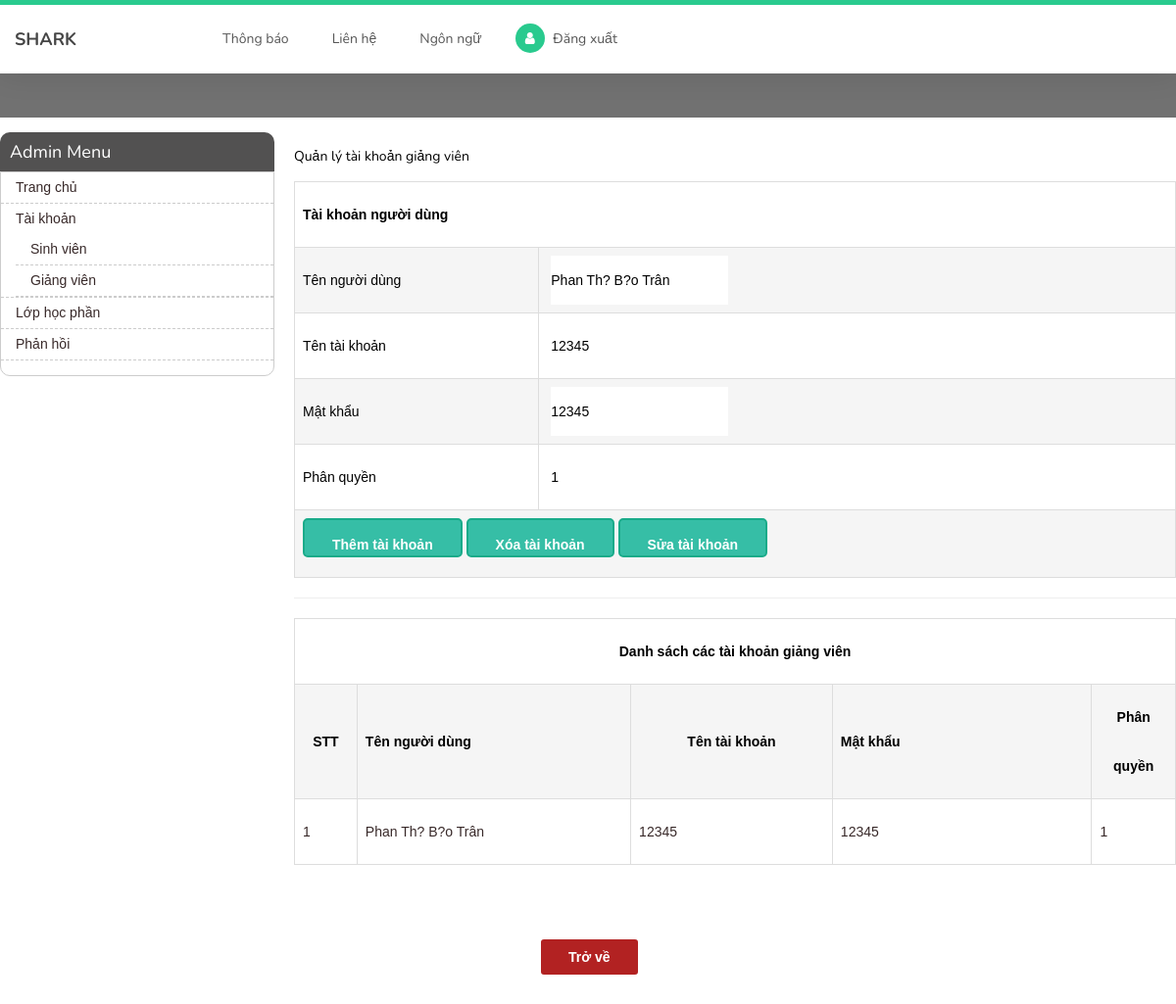
Screenshot of /admin/dstkgv.php?id=1 with the database file from the repository.
### tables this page shows
CREATE TABLE `giangvien` (
  `id` int(100) unsigned NOT NULL auto_increment,
  `user` int(11) NOT NULL,
  `password` varchar(255) NOT NULL,
  `ten` varchar(255) NOT NULL,
  `email` varchar(255) NOT NULL,
  `phanquyen` int(11) NOT NULL,
  PRIMARY KEY  (`id`,`user`),
  KEY `ten` (`ten`)
);

### admin/dstkgv.php (the view, shortened to what this page needs)
<?php
include("clstmdt.php");
$p= new tmdt();
$layid=0;
if(isset($_REQUEST['id']))
{
	$layid=$_REQUEST['id'];
}
?>
<!DOCTYPE html>
<html lang="en">
<head>
     <link rel="stylesheet" href="css/bootstrap.min.css">
     <link rel="stylesheet" href="css/font-awesome.min.css">
     <link rel="stylesheet" href="css/owl.carousel.css">
     <link rel="stylesheet" href="css/owl.theme.default.min.css">
     <link rel="stylesheet" href="css/css.css">
     <link rel="stylesheet" type="text/css" href="css/main.css">
     <link rel="stylesheet" type="text/css" href="css/admin_style.css">
     <link rel="stylesheet" href="css/templatemo-style.css">
</head>
<body id="top" data-spy="scroll" data-target=".navbar-collapse" data-offset="50">
     <section class="navbar custom-navbar navbar-fixed-top" role="navigation">
          <div class="container">
               <div class="navbar-header">
                    <a href="#" class="navbar-brand">SHARK</a>
               </div>
               <div class="collapse navbar-collapse">
                    <ul class="nav navbar-nav navbar-nav-first">
                         <li><a href="#testimonial" class="smoothScroll">Thông báo</a></li>
                         <li><a href="#contact" class="smoothScroll">Liên hệ</a></li>
                         <li><a href="" class="smoothScroll">Ngôn ngữ</a></li>
                    </ul>
                    <ul class="nav navbar-nav navbar-right">
                         <li><a href="login.php"><i class="fa fa-user"><?php echo $tenadmin ; ?></i> Đăng xuất</a></li>
                    </ul>
               </div>
          </div>
     </section>
 <div id="admin-heading-panel">
            <div id="content-wrapper">
                <div class="container">
                    <div class="left-menu">
                        <div class="menu-heading">Admin Menu</div>
                        <div class="menu-items">
                            <ul>
                                <li><a href="admin.php">Trang chủ</a></li>
                                <li><a href="">Tài khoản</a>
                                        <ul>
                                            <li>
                                                <a href="dstksv.php">Sinh viên</a>
                                            </li>
                                            <li>
                                                <a href="dstkgv.php">Giảng viên</a>
                                            </li>
                                        </ul>
                                <li><a href="taolhp.php">Lớp học phần</a></li>
                                <li><a href="#">Phản hồi</a></li>
                            </ul>
                        </div>
                    </div>
               <div class="main-content">
                    Quản lý tài khoản giảng viên
                    <form id="form1" name="form1" method="post" action="">
  <table width="600" border="1" align="center">
    <tr>
      <td colspan="2" align="center"><strong>Tài khoản người dùng</strong></td>
    </tr>
    <tr>
      <td width="162">Tên người dùng</td>
      <td width="422" align="left"><label for="txtten"></label>
      <input name="txtten" type="text" id="txtten" value="<?php echo $p->chonlay("select ten from giangvien where id='$layid' limit 1")?>" />
      <input name="txtid" type="hidden" id="txtid" value="<?php echo $layid;?>" /></td>
    </tr>
    <tr>
      <td>Tên tài khoản</td>
      <td align="left"><label for="txttk"></label>
      <input name="txttk" type="text" id="txttk" value="<?php echo $p->chonlay("select user from giangvien where id='$layid' limit 1")?>" /></td>
    </tr>
    <tr>
      <td>Mật khẩu</td>
      <td align="left"><label for="txtpass"></label>
      <input name="txtpass" type="text" id="txtpass" value="<?php echo $p->chonlay("select password from giangvien where id='$layid' limit 1")?>" /></td>
    </tr>
    <tr>
      <td>Phân quyền</td>
      <td align="left"><label for="txtphanquyen"></label>
      <input name="txtphanquyen" type="text" id="txtphanquyen" value="<?php echo $p->chonlay("select phanquyen from giangvien where id='$layid' limit 1")?>" /></td>
    </tr>
    <tr style="text-align:center">
      <td colspan="2" align="center"><input type="submit" name="nut" id="nut" value="Thêm tài khoản" />
      <input type="submit" name="nut" id="nut" value="Xóa tài khoản" />
      <input type="submit" name="nut" id="nut" value="Sửa tài khoản" /></td>
    </tr>
  </table>
</form>
<hr/>
<?php
$p->load_ds_gv("select * from giangvien order by id desc")
?>
<br>
 <p style=" margin-left:250px"><a href="admin.php"><input type="submit" class="return" value="Trở về"/></a></p>
          </div>
     </div>
</div>
</div>
</body>
</html>

### admin/clstmdt.php (shortened to what this page needs)
<?php
class tmdt extends upfile
{
	private function connect()
	{
		$con=mysql_connect("localhost","daohuynh","123456");
		if(!$con)
		{
			echo 'Không thể kết nối csdl';
			exit();
		}
		else
		{
			return $con;
		}
	}
	public function load_ds_gv($sql)
	{
		$link=$this->connect();
		$ketqua=mysql_query($sql, $link);
		$i=mysql_num_rows($ketqua);
		if($i>0)
		{
			echo ' <table width="1064" border="1" align="center">
					<tr>
					  <td colspan="8" style="text-align:center"><strong>Danh sách các tài khoản giảng viên</strong></td>
					</tr>
					<tr>
					  <td style="text-align:center" width="10" align="center"><strong>STT</strong></td>
					  <td width="190" align="center"><strong>Tên người dùng</strong></td>
					  <td width="140" style="text-align:center"><strong>Tên tài khoản</strong></td>
					  <td width="180" ><strong>Mật khẩu</strong></td>
					  <td width="40" style="text-align:center" align="center"><strong>Phân quyền</strong></td>
					</tr>';
					$dem=1;
			while($row=mysql_fetch_array($ketqua))
			{
				$id=$row['id'];
				$tengv=$row['ten'];
				$tkhoan=$row['user'];
				$mkhau=$row['password'];
				$phanquyen=$row['phanquyen'];
				echo'  <tr align="center" valign="middle">
						  <td align="center"><a href="?id='.$id.'">'.$dem.'</a></td>
						  <td align="center"><a href="?id='.$id.'">'.$tengv.'</a></td>
						  <td align="center"><a href="?id='.$id.'">'.$tkhoan.'</a></td>
						  <td align="center"><a href="?id='.$id.'">'.$mkhau.'</a></td>
						  <td align="center"><a href="?id='.$id.'">'.$phanquyen.'</a></td>
						</tr>';
						$dem++;
			}
			echo'</table>';
		}
		else
		{
			echo'Không có dữ liệu.';
		}
	}
	public function chonlay($sql)
	{
			$link=$this->connect();
			$ketqua=mysql_query($sql,$link);
			$i=mysql_num_rows($ketqua);
			$kq='';
			if($i>0)
			{
				while($row=mysql_fetch_array($ketqua))
				{
					$id=$row[0];
					$kq=$id;
				}
			}
			return $kq;
		}
}
?>

### admin/css/css.css (style rules this page uses)
:root { --baseColor: #606866; }
:root { --iconFill: var(--baseColor); }
:root { --htmlFontSize: 100%; --bodyBackgroundColor: #ddffee; --bodyColor: var(--baseColor); --bodyFontFamily: "Open Sans"; --bodyFontFamilyFallback: sans-serif; --bodyFontSize: 0.875rem; --bodyFontWeight: 400; --bodyLineHeight: 1.5; }
* { box-sizing: inherit; }
html { box-sizing: border-box; font-size: var(--htmlFontSize); }
body { background-color: var(--bodyBackgroundColor); color: var(--bodyColor); font-family: var(--bodyFontFamily), var(--bodyFontFamilyFallback); font-size: var(--bodyFontSize); font-weight: var(--bodyFontWeight); line-height: var(--bodyLineHeight); margin: 0; min-block-size: 100vh; }
:root { --anchorColor: #eee; }
a { color: var(--anchorColor); outline: 0; text-decoration: none; }
:root { --formGap: 0.875rem; }
input { background-image: none; border: 0; color: inherit; font: inherit; margin: 0; outline: 0; padding: 0; transition: background-color 0.3s; }
input[type="submit"] { cursor: pointer; }
:root { --loginBorderRadus: 0.25rem; --loginColor: rgb(19, 16, 16); --loginInputBackgroundColor: #c0f9e5; --loginInputHoverBackgroundColor: #ffff; --loginLabelBackgroundColor: #c0f9e5; --loginSubmitBackgroundColor: #1e030d; --loginSubmitColor: #eee; --loginSubmitHoverBackgroundColor: #1e030d; }
p { margin-block: 1.5rem; }

### admin/css/main.css (style rules this page uses)
.container { display: flex; }

### admin/css/admin_style.css (style rules this page uses)
.container { width: 1200px; margin: 0 auto; }
a { text-decoration: none; }
#admin-heading-panel { background: #717171; height: 50px; line-height: 50px; color: black; }
#admin-heading-panel a { color: #fff; }
.left-menu { float: left; width: 280px; padding-top: auto; margin-top: 50px; border-radius: 20px; }
#admin-heading-panel a { color: #382929; font-family: arial; }
.main-content { float: left; width: 900px; margin-left: 20px; margin-top: 50px; padding-top: auto; border-radius: 20px; height: auto; }
#content-wrapper .container { padding: 15px 0; }
.menu-heading { background: #525151; line-height: 20px; padding: 10px; color: #FFF; border-radius: 10px 10px 0 0; font-size: 18px; }
.menu-items ul { margin: 0; padding: 0; }
.menu-items ul li { list-style: none; line-height: 30px; border-bottom: 1px dashed #ccc; padding-left: 15px; }
.menu-items ul li a { color: #000; }
.menu-items ul li:first-child { border-top: 0; }
.menu-items { padding: 0 0px 15px 0px; border: 1px solid #ccc; border-radius: 0 0 10px 10px; }

### admin/css/templatemo-style.css (style rules this page uses)
body { background: #ffffff; font-family: 'Nunito', sans-serif; overflow-x: hidden; padding-top: 70px; }
p { color: #757575; font-size: 14px; font-weight: normal; line-height: 24px; }
html { -webkit-font-smoothing: antialiased; }
a { color: #252525; -webkit-transition: 0.5s; transition: 0.5s; text-decoration: none !important; }
a, input, button, .form-control { -webkit-transition: 0.5s; transition: 0.5s; }
section { position: relative; padding: 100px 0; }
.custom-navbar { background: #ffffff; border-top: 5px solid #29ca8e; border-bottom: 0; -webkit-box-shadow: 0 1px 30px rgba(0, 0, 0, 0.1); -moz-box-shadow: 0 1px 30px rgba(0, 0, 0, 0.1); box-shadow: 0 1px 30px rgba(0, 0, 0, 0.1); padding: 12px 0; margin-bottom: 0; padding: 0; }
.custom-navbar .navbar-brand { color: #454545; font-size: 18px; font-weight: bold; line-height: 40px; }
.custom-navbar .navbar-nav.navbar-nav-first { margin-left: 8em; }
.custom-navbar .navbar-nav.navbar-right li a { padding-right: 12px; padding-left: 12px; }
.custom-navbar .navbar-nav.navbar-right li a .fa { background: #29ca8e; border-radius: 100%; color: #ffffff; width: 30px; height: 30px; line-height: 30px; text-align: center; display: inline-block; margin-right: 5px; }
.custom-navbar .nav li a { line-height: 40px; color: #575757; padding-right: 22px; padding-left: 22px; }

### admin/dstkgv.php (style rules this page uses)
td { height: 30px; }
#nut { background:#36bea6 ; color:#FFF; border: 2px solid #1AAB8A; font-weight:bold; border-radius: 5px; position:relative; height:40px; padding:0 2em; cursor:pointer; transition:800ms ease all; outline:none; }
#nut:after { right:inherit; top:inherit; left:0; bottom:0; }
table { font-family: arial, sans-serif; border-collapse: collapse; width: 100%; }
td, th { border: 1px solid #dddddd; text-align: left; padding: 8px; }
tr:nth-child(even) { background-color:#F5F5F5; }
.return { background:#B22222 ; color:#fff ; border: 2px solid; border-radius: 5px; font-weight:bold; position:relative; height:40px; padding:0 2em; cursor:pointer; transition:800ms ease all; outline:none; }

### rows the page displays
giangvien: txttk "12345", txtpass "12345", txtphanquyen "1", ten "Phan Th? B?o Trân", user "12345", password "12345", phanquyen "1"
